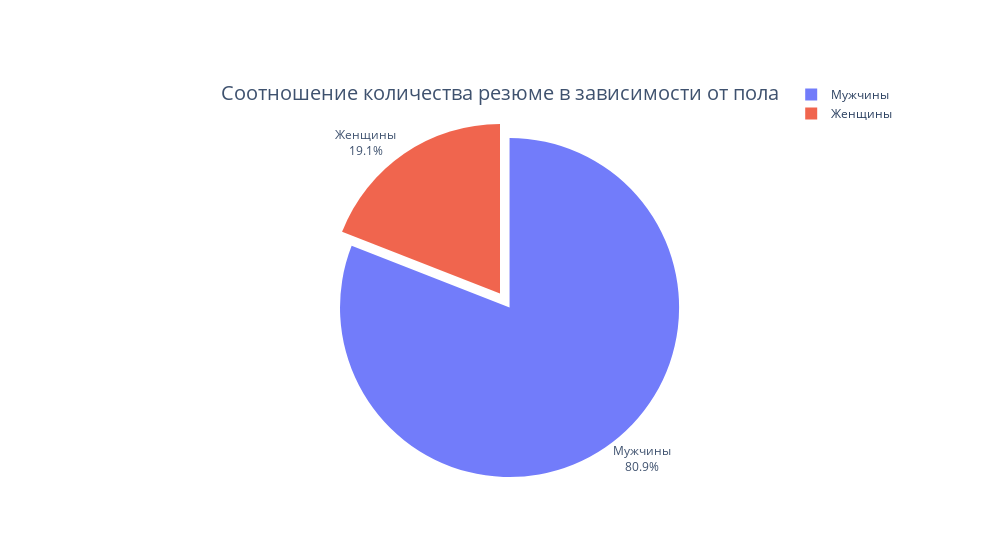

Source (notebook cell):
### Markdown cell above
## ---------------------------- 
## Как мы видим преобладают рекрутеры мужского пола. Возраст основных рекрутеров 25-35 при это возраст у обоих полов примерно одинаковый   
## ----------------------------

### Code cell
gender_resume = hh_df['Пол'].value_counts()
resume_fig = px.pie(values=gender_resume,
                    names=['Мужчины', 'Женщины'],
                    width=1000)

resume_fig.update_traces(textposition='outside',
                         textinfo='percent+label',
                         pull=[0.1, 0, 0.03],
                         title=dict({'font.size': 20,
                                     'position': 'top center',
                                     'text': 'Соотношение количества резюме в зависимости от пола'}),
                         opacity=0.9)
resume_fig.show()

### Figure 1 — Plotly figure (JSON) as saved in the notebook; plotly's stock layout.template omitted (floating-point values rounded to 4 significant figures)
{"data": [{"domain": {"x": [0, 1], "y": [0, 1]}, "hovertemplate": "label=%{label}<br>value=%{value}<extra></extra>", "labels": ["Мужчины", "Женщины"], "legendgroup": "", "name": "", "opacity": 0.9, "pull": [0.1, 0, 0.03], "showlegend": true, "textinfo": "percent+label", "textposition": "outside", "title": {"font": {"size": 20}, "position": "top center", "text": "Соотношение количества резюме в зависимости от пола"}, "type": "pie", "values": [36211, 8533]}], "layout": {"legend": {"tracegroupgap": 0}, "margin": {"t": 60}, "width": 1000}}
